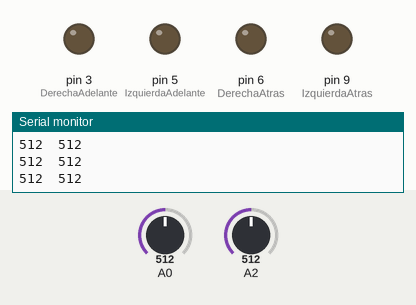
Simulated run of this sketch. Board: Arduino Uno, built with avr-gcc and run on an emulated ATmega328P. On the bench: output pins drawn as LEDs (lit = HIGH), the last lines printed to the serial monitor. Inputs (shaded band) come from the test bench; at power-on: A0 = 512, A2 = 512.

Above: at 1.2 s.
1.3 s: A0 set to 66
2.8 s: A0 set to 53
At 3.2 s:
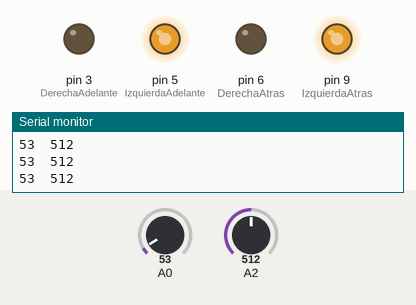
4.3 s: A2 set to 50
At 5.5 s:
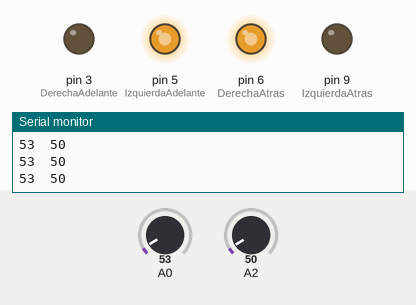
5.8 s: A0 set to 70
At 6.7 s:
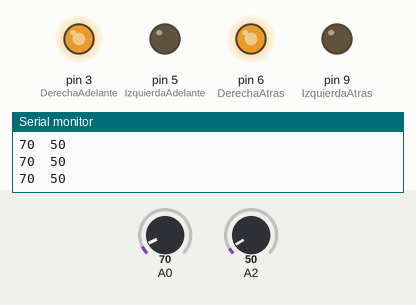
7.3 s: A2 set to 11
8.8 s: A2 set to 8
Timing chart, 0 to 11.3 s (numbered marks = the images above; inputs shaded):
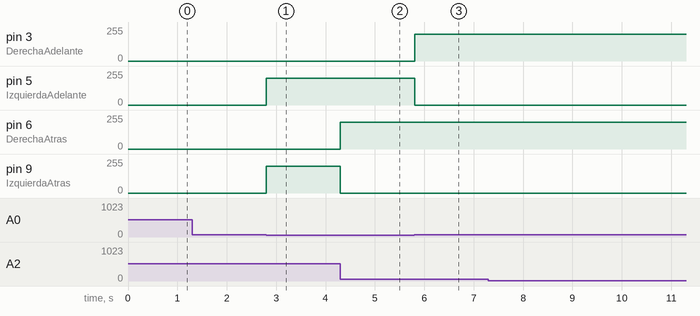

The sketch:

Carro_Terminado_sigue_linea.ino
```cpp
void adelante();
void atras();
void derecha();
void izquierda();
void detenido();

int DerechaAdelante = 3;
int IzquierdaAdelante = 5;
int DerechaAtras = 6;
int IzquierdaAtras = 9;

int velocidad = 200;

int sensorDerecho = 0;
int sensorIzquierda = 0;

void setup() {
  pinMode(DerechaAdelante,OUTPUT);
  pinMode(IzquierdaAdelante,OUTPUT);
  pinMode(DerechaAtras,OUTPUT);
  pinMode(IzquierdaAtras,OUTPUT);
  Serial.begin(9600);

}

void loop() {
  sensorDerecho = analogRead(A0);
  sensorIzquierda = analogRead(A2);

  Serial.print(sensorDerecho);
  Serial.print("  ");
  Serial.println(sensorIzquierda);
  if(sensorDerecho < 60 && sensorIzquierda < 60)
  {
    adelante();
  }
  else if(sensorDerecho > 60 && sensorIzquierda < 60)
  {
    izquierda();
  }
  else if(sensorDerecho < 60 && sensorIzquierda > 60)
  {
    derecha();
  }
  else
  {
    detenido();
  }
  delay(10);
}


void adelante(){
  analogWrite(DerechaAdelante,0);
  analogWrite(IzquierdaAdelante,velocidad);
  analogWrite(DerechaAtras,velocidad);
  analogWrite(IzquierdaAtras,0);
}

void atras(){
  analogWrite(DerechaAdelante,velocidad);
  analogWrite(IzquierdaAdelante,0);
  analogWrite(DerechaAtras,0);
  analogWrite(IzquierdaAtras,velocidad);
}

void derecha(){
  analogWrite(DerechaAdelante,0);
  analogWrite(IzquierdaAdelante,velocidad);
  analogWrite(DerechaAtras,0);
  analogWrite(IzquierdaAtras,velocidad);
}

void izquierda(){
  analogWrite(DerechaAdelante,velocidad);
  analogWrite(IzquierdaAdelante,0);
  analogWrite(DerechaAtras,velocidad);
  analogWrite(IzquierdaAtras,0);
}

void detenido(){
  analogWrite(DerechaAdelante,0);
  analogWrite(IzquierdaAdelante,0);
  analogWrite(DerechaAtras,0);
  analogWrite(IzquierdaAtras,0);
}
```

Measured:
- the behaviour switches between 60 and 59 on A0 (found by bisection; images 0 and 1)
- after the input at 2.8 s, pin 5 (IzquierdaAdelante), pin 9 (IzquierdaAtras): 0/255 → 200/255 at once
- after the input at 4.3 s, pin 6 (DerechaAtras): 0/255 → 200/255 at once; pin 9 (IzquierdaAtras): 200/255 → 0/255 at once
- after the input at 5.8 s, pin 3 (DerechaAdelante): 0/255 → 200/255 at once; pin 5 (IzquierdaAdelante): 200/255 → 0/255 at once
